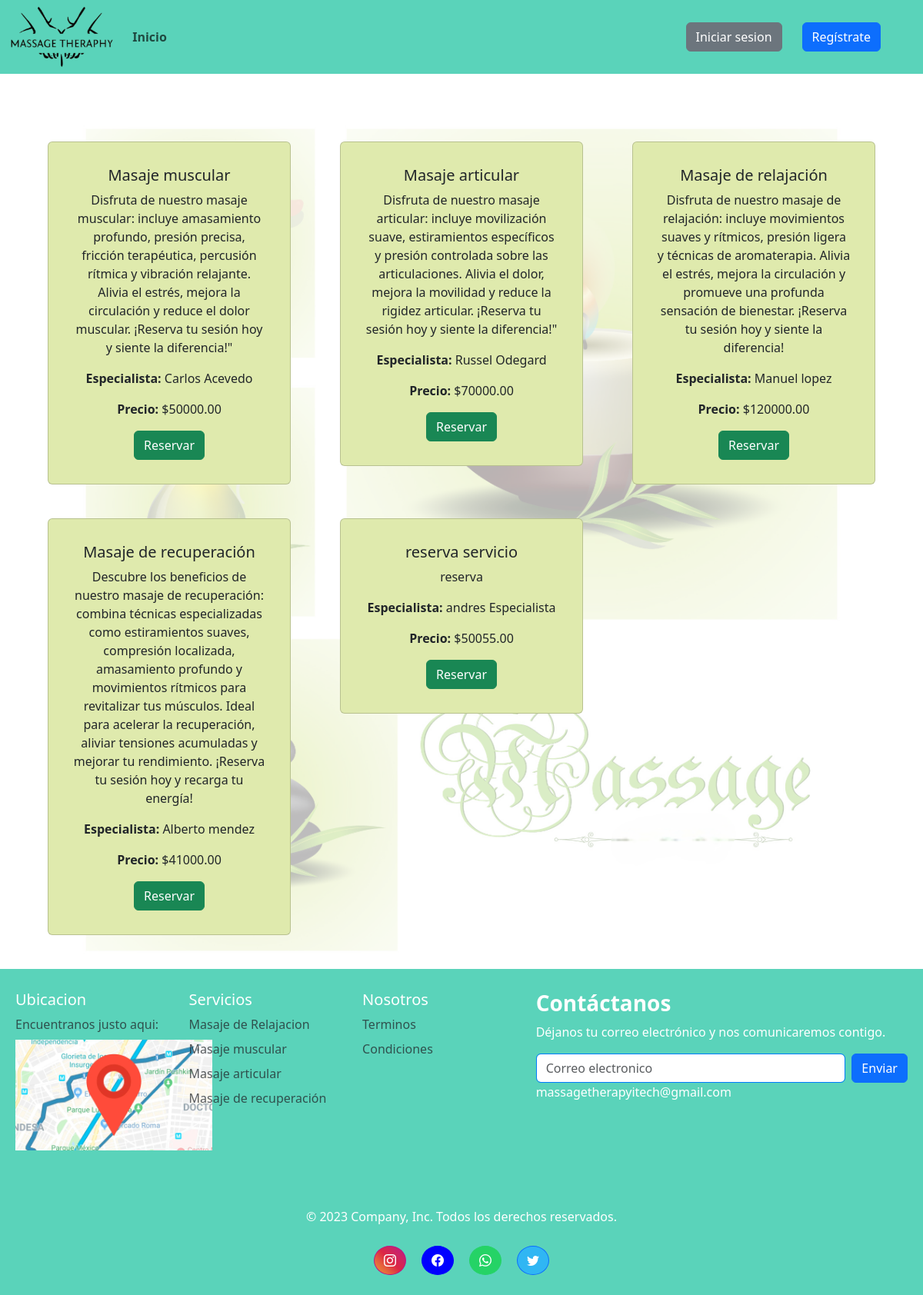
The app's page /servicios/ with its own data.
### aplicacion/models.py (models this page shows, shortened)
class Servicio(models.Model):
    nombreServicio = models.CharField(max_length=100)
    precio = models.DecimalField(max_digits=10, decimal_places=2)
    descripcion = models.TextField()
    nombreEspecialista = models.CharField(max_length=100)

### aplicacion/views.py (the view)
# urls.py: path('servicios/', views.servicios, name='servicios'),
def servicios(request):
    servicios = Servicio.objects.all()
    if 'reservas' in request.path:
        template = "reservas/reservas.html"
    elif 'buscarServicio' in request.path:
        template = "servicios/buscarServicio.html"
    else:
        template = "servicios/servicios.html"
    return render(request, template, {'servicios': servicios})

### aplicacion/context_processors.py (called while the page is built)
def rol_context_processor(request):
    logueo = request.session.get("logueo", {})
    return {'rol': logueo.get("rol", None)}

### aplicacion/templates/servicios/servicios.html (shortened to what this page needs)
{% load static %}
<!DOCTYPE html>
<html lang="en">
<head>
    <link rel="stylesheet" href="{% static '../static/css/paginas.css' %}">
    <link href="{% static '../static/css/bootstrap.min.css' %}" rel="stylesheet">
    <link rel="stylesheet" href="https://cdn.jsdelivr.net/npm/bootstrap-icons@1.11.1/font/bootstrap-icons.css">
</head>
<body>
    <header id="navbar">
        <nav class="navbar navbar-expand-lg ">
            <div class="container-fluid">
                <div id="logoCont">
                    <a class="navbar-brand" href="{% url 'index' %}"><img id="logo"
                            src="{% static '../static/img/logo.png' %}"></a>
                </div>
                <div class="collapse navbar-collapse" id="navbarNavAltMarkup">
                    <div class="navbar-nav">
                        <div id="navCont">
                            <a class=" nav-link" href="{% url 'index' %}"><strong>Inicio</strong></a>
                        </div>
                    </div>
                </div>
            </div>
        </nav>
        <nav class="navbar navbar-expand-lg ">
            <div id="contentNav" class="container-fluid">
                <div class="collapse navbar-collapse" id="navbarNavAltMarkup">
                    <div class="btn">
                        <button id="btnIni" type="button" class="btn btn-secondary" data-bs-toggle="modal"
                            data-bs-target="#loginModal">Iniciar sesion
                        </button>
                    </div>
                    <div class="btn">
                        <button id="btnREg" data-bs-toggle="modal" class="btn btn-primary"
                            data-bs-target="#registroUsuario">Regístrate
                        </button>
                    </div>
                </div>
            </div>
        </nav>
    </header>
    <main Class="background-image">
        <div class="container mt-5">
            <div class="row">
                {% for servicio in servicios %}
                <div class="col-md-4 mb-4">
                    <div id="creserva" class="card">
                        <div class="card-body">
                            <h5 class="card-title">{{ servicio.nombreServicio }}</h5>
                            <p class="card-text">{{ servicio.descripcion }}</p>
                            <p class="card-text"><strong>Especialista:</strong> {{ servicio.nombreEspecialista }}</p>
                            <p class="card-text"><strong>Precio:</strong> ${{ servicio.precio }}</p>
                            <a href="#" class="btn btn-success" data-bs-toggle="modal" data-bs-target="#loginModal" data-next="{% url 'reservas' %}">Reservar</a>
                        </div>
                    </div>
                </div>
                {% endfor %}
            </div>
        </div>
    </main>
    <footer class="foot pt-2">
        <div id="footGround">
            <div class="contenido3">
                <div class="col-6 col-md-2 mb-3">
                    <h5>Ubicacion</h5>
                    <ul class="nav flex-column">
                        <li class="nav-item mb-2"><a href="#" class="nav-link p-0 text-muted">Encuentranos justo
                                aqui:</a></li>
                        <li class="nav-item mb-2"><a href="#" class="nav-link p-0 text-muted"><img id="maps"
                                    src="{% static '../static/img/maps.jpg' %}" alt=""></a></li>
                    </ul>
                </div>
                <div class="col-6 col-md-2 mb-3">
                    <h5>Servicios</h5>
                    <ul class="nav flex-column">
                        <li class="nav-item mb-2"><a href="#" class="nav-link p-0 text-muted">Masaje de Relajacion</a>
                        </li>
                        <li class="nav-item mb-2"><a href="#" class="nav-link p-0 text-muted">Masaje muscular</a></li>
                        <li class="nav-item mb-2"><a href="#" class="nav-link p-0 text-muted">Masaje articular</a></li>
                        <li class="nav-item mb-2"><a href="#" class="nav-link p-0 text-muted">Masaje de recuperación</a>
                        </li>
                    </ul>
                </div>
                <div class="col-6 col-md-2 mb-3">
                    <h5>Nosotros</h5>
                    <ul class="nav flex-column">
                        <li class="nav-item mb-2"><a href="#" class="nav-link p-0 text-muted">Terminos</a></li>
                        <li class="nav-item mb-2"><a href="#" class="nav-link p-0 text-muted">Condiciones</a></li>
                    </ul>
                </div>
                <div class="col-md-5  mb-3">
                    <form>
                        <h3><strong>Contáctanos</strong></h3>
                        <p>Déjanos tu correo electrónico y nos comunicaremos contigo.</p>
                        <div class="d-flex flex-column flex-sm-row w-100 gap-2">
                            <input id="newsletter1" type="text" class="form-control" placeholder="Correo electronico">
                            <button class="btn btn-primary" type="button">Enviar</button>
                        </div>
                        <article id="correo"><span>massagetherapyitech@gmail.com</span></article>
                    </form>
                </div>
            </div>
            <div id="iconoFinal">
                <p>© 2023 Company, Inc. Todos los derechos reservados.</p>
                <ul class="list-unstyled d-flex">
                    <li class="iconMarg">
                        <a id="btnInsta" class="btn btn-primary rounded-circle " href=""><i
                                class="bi bi-instagram"></i></a>
                    </li>
                    <li class="iconMarg">
                        <a id="btnfacebook" class="btn btn-primary rounded-circle " href=""><i
                                class="bi bi-facebook"></i></a>
                    </li>
                    <li class="iconMarg">
                        <a id="btnWpp" class="btn btn-primary rounded-circle " href=""><i
                                class="bi bi-whatsapp"></i></a>
                    </li>
                    <li class="iconMarg">
                        <a id="btnTwitter" class="btn btn-primary rounded-circle" href=""><i
                                class="bi bi-twitter"></i></a>
                    </li>
                </ul>
            </div>
        </div>
    </footer>
</body>
</html>

### aplicacion/static/css/paginas.css (style rules this page uses)
.form-control { border: 1px solid #007BFF !important; }
.background-image { background-image: url('/static/img/fondo.png'); background-size: cover; background-position: center; background-repeat: no-repeat; position: relative; }
.background-image::before { content: ''; position: absolute; top: 0; left: 0; right: 0; bottom: 0; background: rgba(255, 255, 255, 0.7); }
.container { position: relative; z-index: 2; padding: 20px; }
header { display: flex; flex-direction: row; background-color: rgb(90 211 186); justify-content: space-between; align-items: center; }
nav { align-self: center; }
.navbar { margin-right: 30px; }
#logo { height: 10vh; }
.container { width: 100%; }
main { height: auto; }
#iconoFinal { display: flex; flex-direction: column; align-items: center; margin-top: 50px; }
#btnInsta { background: #f09433; background: -moz-linear-gradient(45deg, #f09433 0%, #e6683c 25%, #dc2743 50%, #cc2366 75%, #bc1888 100%); background: -webkit-linear-gradient(45deg, #f09433 0%, #e6683c 25%, #dc2743 50%, #cc2366 75%, #bc1888 100%); background: linear-gradient(45deg, #f09433 0%, #e6683c 25%, #dc2743 50%, #cc2366 75%, #bc1888 100%); filter: progid:DXImageTransform.Microsoft.gradient(startColorstr='#f09433', endColorstr='#bc1888', GradientType=1); border-color: #bc1888; background-color: #bc1888; }
#btnfacebook { color: #fff; border-color: blue; background-color: blue; }
#btnWpp { color: #fff; background: linear-gradient(#25d366, #25d366) 14% 84%/16% 16% no-repeat, radial-gradient(#25d366 60%, transparent 0); border-color: #25d366; background-color: #25d366; }
#btnTwitter { background-color: rgb(48, 182, 243); }
.iconMarg { margin: 10px; }
.foot { width: 100%; height: 100%; color: white; background-color: #5ad3ba; }
.contenido3 { display: flex; word-wrap: wrap; justify-content: space-between; margin: 20px; }
#maps { width: 32vh; }
.rounded-circle { border-left-width: 0px; border-left-width: 0px; border-right-width: 0px; border-top-width: 0px; border-bottom-width: 0px; padding-left: 0px; padding-right: 0px; padding-top: 0px; padding-bottom: 0px; background-color: #5ad3ba; }
.card { margin-top: 20px; margin-left: 20px; margin-right: 20px; border-radius: 5px; background-color: white; padding: 15px; text-align: center; }
#creserva { background-color: #dfeaad !important; }

### records on screen
Servicio: nombreServicio "Masaje muscular", descripcion "Disfruta de nuestro masaje muscular: incluye amasamiento profundo, presión precisa, fricción terapéutica, percusión rítmica y vibración relajante. Alivia el estrés, mejora la circulación y reduce el dolor muscular. ¡Reserva tu sesión hoy y siente la diferencia!\"", nombreEspecialista "Carlos Acevedo", precio "50000.00"
Servicio: nombreServicio "Masaje articular", descripcion "Disfruta de nuestro masaje articular: incluye movilización suave, estiramientos específicos y presión controlada sobre las articulaciones. Alivia el dolor, mejora la movilidad y reduce la rigidez articular. ¡Reserva tu sesión hoy y siente la diferencia!\"", nombreEspecialista "Russel Odegard", precio "70000.00"
Servicio: nombreServicio "Masaje de relajación", descripcion "Disfruta de nuestro masaje de relajación: incluye movimientos suaves y rítmicos, presión ligera y técnicas de aromaterapia. Alivia el estrés, mejora la circulación y promueve una profunda sensación de bienestar. ¡Reserva tu sesión hoy y siente la diferencia!", nombreEspecialista "Manuel lopez", precio "120000.00"
Servicio: nombreServicio "Masaje de recuperación", descripcion "Descubre los beneficios de nuestro masaje de recuperación: combina técnicas especializadas como estiramientos suaves, compresión localizada, amasamiento profundo y movimientos rítmicos para revitalizar tus músculos. Ideal para acelerar la recuperación, aliviar tensiones acumuladas y mejorar tu rendimiento. ¡Reserva tu sesión hoy y recarga tu energía!", nombreEspecialista "Alberto mendez", precio "41000.00"
Servicio: nombreServicio "reserva servicio", descripcion "reserva", nombreEspecialista "andres Especialista", precio "50055.00"
